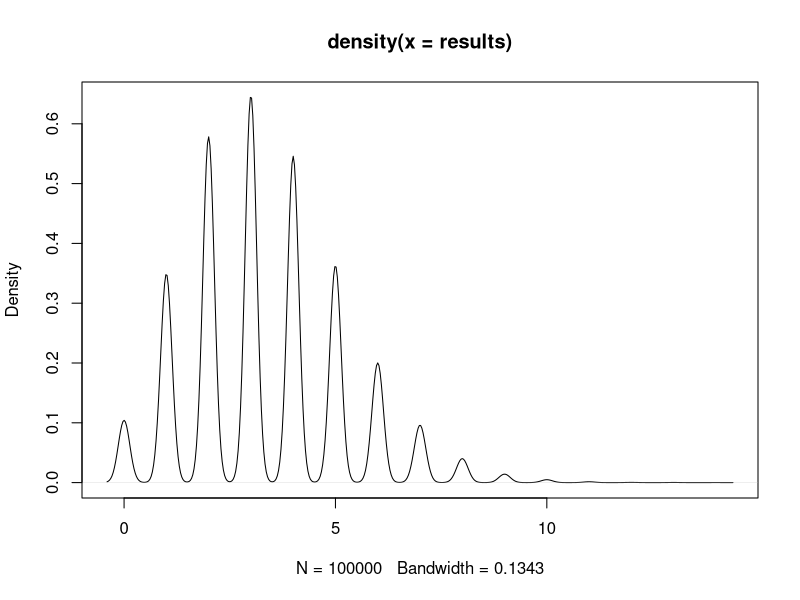

Recreate this plot in R.
# Number of trials
N = 10^5

# Number of car crashes each trial
n = 1000

# Store the number of car crashes before 10 months of each trial
results = vector("integer", N)

# Generate the results vector
for (i in seq(1:N)) {
  interval_vector = rexp(n, 1/3)
    
  timeline_vector = cumsum(interval_vector)
  main_timeline <- timeline_vector[timeline_vector < 10]
  results[i] = length(main_timeline)
}

# Get the approximate for expected number of crashes in 10 months
mean(results)

plot(density(results))
